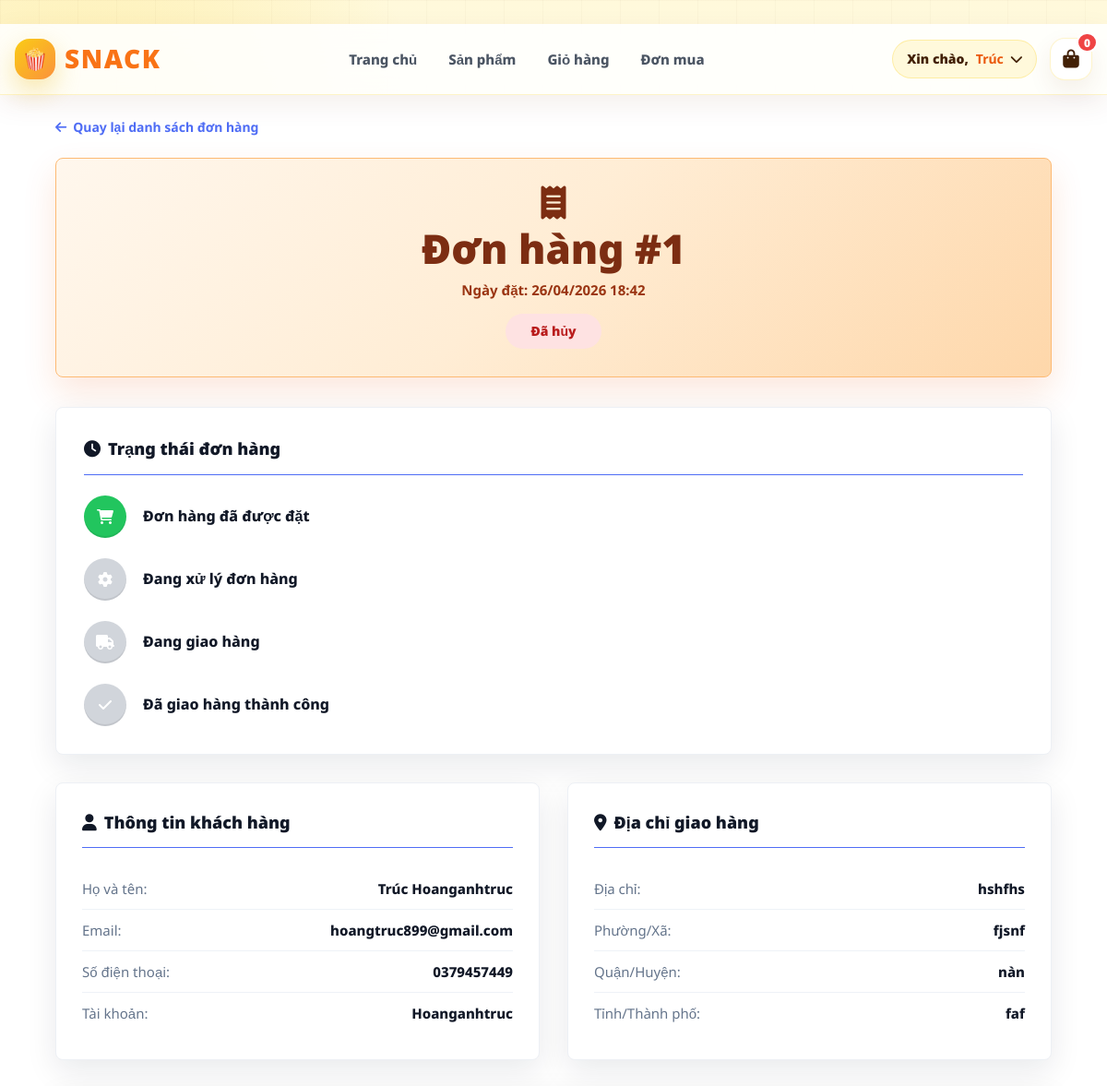
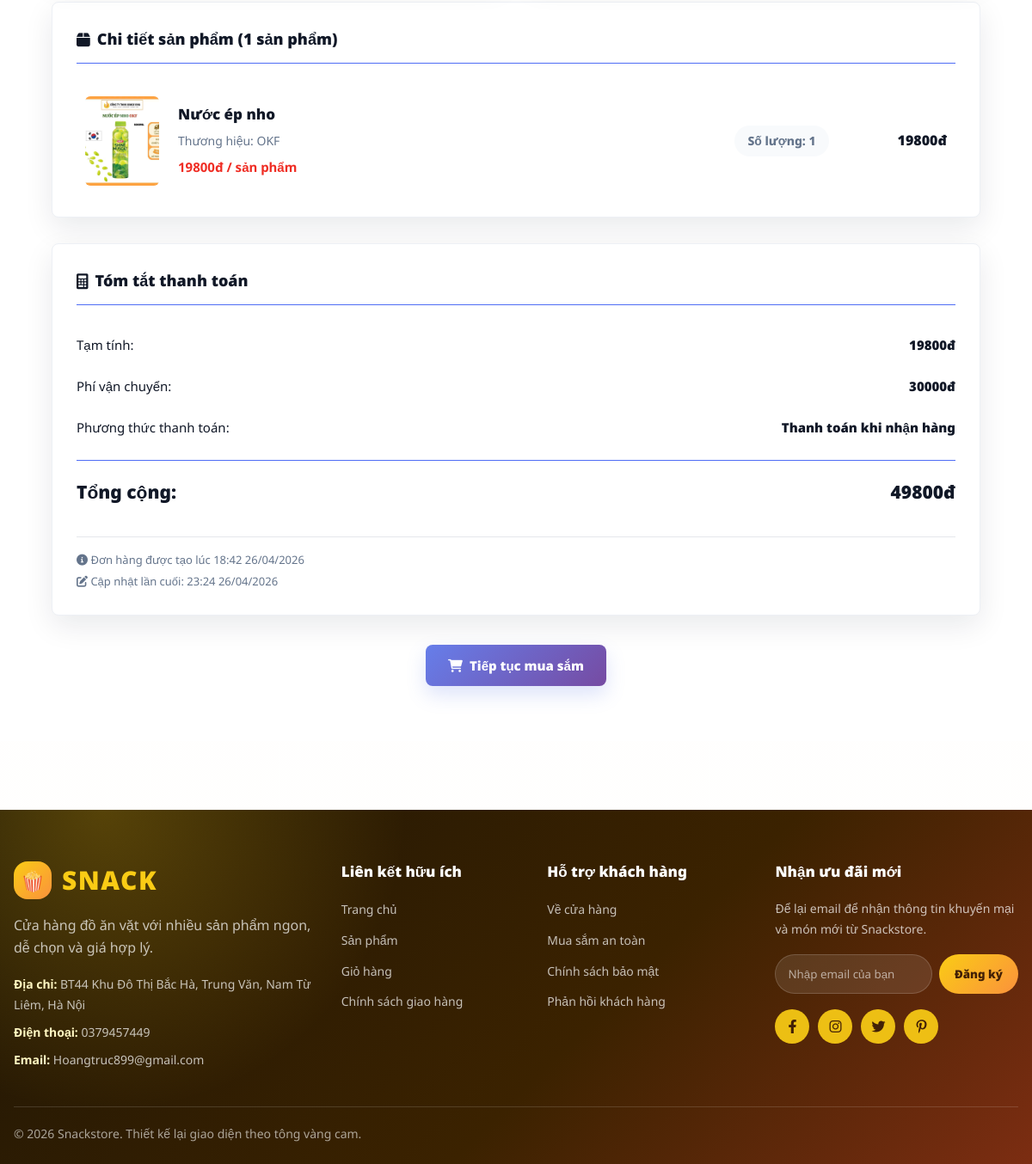
/orders/1/ (signed in), run on the app's committed database (2 pictures, top to bottom).
### apps/orders/models.py (models this page shows, shortened)
class Order(models.Model):
    STATUS_CHOICES = [
        ("pending", "Chờ xử lý"),
        ("processing", "Đang xử lý"),
        ("shipping", "Đang giao"),
        ("completed", "Hoàn thành"),
        ("cancelled", "Đã hủy"),
    ]
    PAYMENT_CHOICES = [
        ("cod", "Thanh toán khi nhận hàng"),
    ]
    user = models.ForeignKey(
        User,
        on_delete=models.SET_NULL,
        null=True,
        blank=True,
        related_name="orders",
        verbose_name="Khách hàng",
    )
    full_name = models.CharField(max_length=100, verbose_name="Họ và tên")
    email = models.EmailField(verbose_name="Email")
    phone = models.CharField(max_length=20, verbose_name="Số điện thoại")
    address = models.TextField(verbose_name="Địa chỉ")
    city = models.CharField(max_length=100, verbose_name="Tỉnh/Thành phố")
    district = models.CharField(max_length=100, verbose_name="Quận/Huyện")
    ward = models.CharField(max_length=100, verbose_name="Phường/Xã")
    notes = models.TextField(blank=True, null=True, verbose_name="Ghi chú")
    total_amount = models.DecimalField(max_digits=12, decimal_places=0, default=0, verbose_name="Tổng tiền hàng")
    shipping_fee = models.DecimalField(max_digits=12, decimal_places=0, default=0, verbose_name="Phí vận chuyển")
    promotion = models.ForeignKey(
        Promotion,
        on_delete=models.SET_NULL,
        null=True,
        blank=True,
        related_name="orders",
        verbose_name="Mã giảm giá",
    )
    promotion_code = models.CharField(max_length=30, blank=True, verbose_name="Mã giảm giá đã dùng")
    discount_amount = models.DecimalField(max_digits=12, decimal_places=0, default=0, verbose_name="Tiền giảm")
    status = models.CharField(max_length=20, choices=STATUS_CHOICES, default="pending", verbose_name="Trạng thái")
    payment_method = models.CharField(max_length=20, choices=PAYMENT_CHOICES, default="cod", verbose_name="Phương thức thanh toán")
    created_at = models.DateTimeField(auto_now_add=True, verbose_name="Ngày tạo")
    updated_at = models.DateTimeField(auto_now=True, verbose_name="Ngày cập nhật")
    class Meta:
        ordering = ["-created_at"]
        verbose_name = "Đơn hàng"
        verbose_name_plural = "Đơn hàng"
    @property
    def final_total(self):
        return self.total_amount - self.discount_amount + self.shipping_fee

class OrderItem(models.Model):
    order = models.ForeignKey(
        Order,
        on_delete=models.CASCADE,
        related_name="items",
        verbose_name="Đơn hàng",
    )
    snack = models.ForeignKey(
        "snacks.Snack",
        on_delete=models.SET_NULL,
        null=True,
        blank=True,
        related_name="order_items",
        verbose_name="Sản phẩm",
    )
    snack_name = models.CharField(max_length=200, verbose_name="Tên sản phẩm")
    quantity = models.PositiveIntegerField(default=1, verbose_name="Số lượng")
    price = models.DecimalField(max_digits=12, decimal_places=0, verbose_name="Đơn giá")
    class Meta:
        verbose_name = "Chi tiết đơn hàng"
        verbose_name_plural = "Chi tiết đơn hàng"
    @property
    def subtotal(self):
        return self.price * self.quantity

### apps/snacks/models.py (models this page shows, shortened)
class Snack(models.Model):
    title = models.CharField(max_length=200, verbose_name="Tên sản phẩm")
    author = models.CharField(max_length=100, verbose_name="Thương hiệu")
    slug = models.SlugField(unique=True, max_length=200, blank=True, null=True)
    description = models.TextField(verbose_name="Mô tả")
    price = models.DecimalField(max_digits=10, decimal_places=0, verbose_name="Giá")
    discount = models.DecimalField(max_digits=5, decimal_places=0, default=0.00, verbose_name="Giảm giá (%)")
    stock = models.IntegerField(verbose_name="Số lượng tồn kho")
    image = models.ImageField(upload_to='snacks/', blank=True, null=True, verbose_name="Hình ảnh")
    category = models.ForeignKey(
        Category,
        on_delete=models.CASCADE,
        related_name='snacks',
        verbose_name="Danh mục",
        null=True,
        blank=True,
    )
    class Meta:
        db_table = 'snacks_book'
        verbose_name = "Sản phẩm"
        verbose_name_plural = "Sản phẩm"
        ordering = ['title']

### apps/orders/views.py (the view)
# urls.py: path("<int:order_id>/", views.order_detail_view, name="detail"),
def order_detail_view(request, order_id):
    order = get_object_or_404(
        Order.objects.select_related("user").prefetch_related("items__snack"),
        id=order_id,
    )
    if request.user.is_authenticated:
        if order.user and order.user != request.user and not request.user.is_staff:
            raise Http404("Bạn không có quyền xem đơn hàng này.")
    else:
        last_order_id = request.session.get("last_order_id")
        if last_order_id != order.id:
            raise Http404("Bạn không có quyền xem đơn hàng này.")
    return render(request, "orders/order_detail.html", {"order": order})

### apps/carts/context_processors.py (called while the page is built)
def cart_context(request):
    cart = request.session.get('cart', {})
    cart_count = sum(cart.values())
    return {
        'cart_count': cart_count,
        'cart_items_exist': cart_count > 0
    }

### templates/orders/order_detail.html (shortened to what this page needs)
﻿{% extends 'base.html' %}
{% load static %}
{% block extra_css %}
<link rel="stylesheet" href="{% static 'css/order_detail.css' %}?v=4" />
{% endblock %}
{% block content %}
<section class="order-detail-page">
  <div class="order-detail-container">
    <a href="{% url 'orders:list' %}" class="back-link">
      <i class="fas fa-arrow-left"></i> Quay lại danh sách đơn hàng
    </a>
    <div class="order-hero">
      <div class="order-hero-icon">
        <i class="fas fa-receipt"></i>
      </div>
      <h1>Đơn hàng #{{ order.id }}</h1>
      <p>Ngày đặt: {{ order.created_at|date:"d/m/Y H:i" }}</p>
      <span class="status-pill status-{{ order.status }}">{{ order.get_status_display }}</span>
    </div>
    <div class="order-card status-card">
      <h2><i class="fas fa-clock"></i> Trạng thái đơn hàng</h2>
      <div class="status-timeline">
        <div class="status-step active">
          <span class="status-icon"><i class="fas fa-shopping-cart"></i></span>
          <span>Đơn hàng đã được đặt</span>
        </div>
        <div class="status-step {% if order.status == 'processing' or order.status == 'shipping' or order.status == 'completed' %}active{% endif %}">
          <span class="status-icon"><i class="fas fa-cog"></i></span>
          <span>Đang xử lý đơn hàng</span>
        </div>
        <div class="status-step {% if order.status == 'shipping' or order.status == 'completed' %}active{% endif %}">
          <span class="status-icon"><i class="fas fa-truck"></i></span>
          <span>Đang giao hàng</span>
        </div>
        <div class="status-step {% if order.status == 'completed' %}active{% endif %}">
          <span class="status-icon"><i class="fas fa-check"></i></span>
          <span>Đã giao hàng thành công</span>
        </div>
      </div>
    </div>
    <div class="info-grid">
      <div class="order-card info-card">
        <h2><i class="fas fa-user"></i> Thông tin khách hàng</h2>
        <div class="info-row">
          <span>Họ và tên:</span>
          <strong>{{ order.full_name }}</strong>
        </div>
        <div class="info-row">
          <span>Email:</span>
          <strong>{{ order.email }}</strong>
        </div>
        <div class="info-row">
          <span>Số điện thoại:</span>
          <strong>{{ order.phone }}</strong>
        </div>
        <div class="info-row">
          <span>Tài khoản:</span>
          <strong>{% if order.user %}{{ order.user.username }}{% else %}Khách vãng lai{% endif %}</strong>
        </div>
      </div>
      <div class="order-card info-card">
        <h2><i class="fas fa-map-marker-alt"></i> Địa chỉ giao hàng</h2>
        <div class="info-row">
          <span>Địa chỉ:</span>
          <strong>{{ order.address }}</strong>
        </div>
        <div class="info-row">
          <span>Phường/Xã:</span>
          <strong>{{ order.ward }}</strong>
        </div>
        <div class="info-row">
          <span>Quận/Huyện:</span>
          <strong>{{ order.district }}</strong>
        </div>
        <div class="info-row">
          <span>Tỉnh/Thành phố:</span>
          <strong>{{ order.city }}</strong>
        </div>
      </div>
    </div>
    <div class="order-card products-card">
      <h2><i class="fas fa-box"></i> Chi tiết sản phẩm ({{ order.items.count }} sản phẩm)</h2>
      <div class="ordered-items">
        {% for item in order.items.all %}
        <div class="ordered-item">
          <div class="ordered-image">
            {% if item.snack and item.snack.image %}
            <img src="{{ item.snack.image.url }}" alt="{{ item.snack_name }}" />
            {% else %}
            <div class="ordered-placeholder">
              <i class="fas fa-cookie-bite"></i>
            </div>
            {% endif %}
          </div>
          <div class="ordered-info">
            <h3>{{ item.snack_name }}</h3>
            {% if item.snack and item.snack.author %}
            <p>Thương hiệu: {{ item.snack.author }}</p>
            {% endif %}
            <strong>{{ item.price|floatformat:0 }}đ / sản phẩm</strong>
          </div>
          <div class="ordered-quantity">Số lượng: {{ item.quantity }}</div>
          <div class="ordered-total">{{ item.subtotal|floatformat:0 }}đ</div>
        </div>
        {% empty %}
        <p class="empty-order">Không có sản phẩm trong đơn hàng.</p>
        {% endfor %}
      </div>
    </div>
    <div class="order-card payment-card">
      <h2><i class="fas fa-calculator"></i> Tóm tắt thanh toán</h2>
      <div class="payment-row">
        <span>Tạm tính:</span>
        <strong>{{ order.total_amount|floatformat:0 }}đ</strong>
      </div>
      <div class="payment-row">
        <span>Phí vận chuyển:</span>
        {% if order.shipping_fee > 0 %}
        <strong>{{ order.shipping_fee|floatformat:0 }}đ</strong>
        {% else %}
        <strong class="free-shipping">Miễn phí</strong>
        {% endif %}
      </div>
      <div class="payment-row">
        <span>Phương thức thanh toán:</span>
        <strong>{{ order.get_payment_method_display }}</strong>
      </div>
      <div class="payment-row payment-total">
        <span>Tổng cộng:</span>
        <strong>{{ order.final_total|floatformat:0 }}đ</strong>
      </div>
      <div class="payment-meta">
        <span><i class="fas fa-info-circle"></i> Đơn hàng được tạo lúc {{ order.created_at|date:"H:i d/m/Y" }}</span>
        <span><i class="fas fa-edit"></i> Cập nhật lần cuối: {{ order.updated_at|date:"H:i d/m/Y" }}</span>
      </div>
    </div>
    <div class="order-actions">
      <a href="{% url 'snacks:list' %}" class="btn-primary-action">
        <i class="fas fa-shopping-cart"></i> Tiếp tục mua sắm
      </a>
    </div>
  </div>
</section>
{% endblock %}

### templates/components/header.html (shortened to what this page needs)
<header class="header">
  <div class="header-container">
    <a href="{% url 'snacks:list' %}" class="logo" aria-label="Về trang chủ Snackstore">
      <span class="logo-icon" aria-hidden="true"></span>
      <span class="logo-text">SNACK</span>
    </a>
    <nav class="nav-menu" aria-label="Điều hướng chính">
      <a href="{% url 'snacks:list' %}" class="nav-link{% if request.resolver_match.url_name == 'list' %} active{% endif %}">
        Trang chủ
      </a>
      <a href="{% url 'snacks:list' %}#products" class="nav-link">Sản phẩm</a>
      <a href="{% url 'cart:detail' %}" class="nav-link">Giỏ hàng</a>
      {% if user.is_authenticated %}
      <a href="{% url 'orders:list' %}" class="nav-link">Đơn mua</a>
      {% endif %}
    </nav>
    <div class="header-right">
      <div class="user-auth">
        {% if user.is_authenticated %}
        <div class="user-dropdown">
          <button type="button" class="user-greeting" onclick="toggleDropdown()" aria-expanded="false">
            <span>Xin chào,</span>
            <strong>{{ user.first_name|default:user.username }}</strong>
            <i class="fas fa-chevron-down dropdown-arrow" aria-hidden="true"></i>
          </button>
        </div>
        {% endif %}
      </div>
      <a href="{% url 'cart:detail' %}" class="icon-btn cart-link" aria-label="Xem giỏ hàng">
        <i class="fa fa-shopping-bag" aria-hidden="true"></i>
        <span class="cart-count-badge">{{ cart_count|default:0 }}</span>
      </a>
    </div>
  </div>
</header>

### static/css/main.css (style rules this page uses)
:root { --primary: #facc15; --primary-dark: #eab308; --primary-soft: #fef3c7; --orange: #f97316; --orange-dark: #ea580c; --green: #16a34a; --danger: #dc2626; --text: #1f2937; --muted: #64748b; --line: #e5e7eb; --card: #ffffff; --bg: #fff8df; --shadow: 0 16px 42px rgba(120, 53, 15, 0.12); --shadow-soft: 0 8px 24px rgba(120, 53, 15, 0.08); --radius: 20px; }
* { box-sizing: border-box; }
html { scroll-behavior: smooth; }
body { margin: 0; min-height: 100vh; color: var(--text); background: radial-gradient(circle at 8% 8%, rgba(250, 204, 21, 0.28), transparent 24rem), radial-gradient(circle at 92% 20%, rgba(249, 115, 22, 0.13), transparent 22rem), linear-gradient(180deg, #fff9db 0%, #fffdfa 38%, #ffffff 100%); font-family: "Noto Sans", Arial, sans-serif; line-height: 1.6; }
body::before { content: ""; position: fixed; inset: 0; pointer-events: none; background-image: linear-gradient(rgba(120, 53, 15, 0.035) 1px, transparent 1px), linear-gradient(90deg, rgba(120, 53, 15, 0.035) 1px, transparent 1px); background-size: 42px 42px; mask-image: linear-gradient(180deg, rgba(0,0,0,0.8), transparent 70%); z-index: -1; }
a { color: inherit; }
img { max-width: 100%; }
button, input, select, textarea { font-family: inherit; }
.container, .catalog-page, .checkout-container, .order-list-container, .order-detail-container { width: min(1200px, calc(100% - 32px)); margin-left: auto; margin-right: auto; }
.card, .checkout-card, .order-card, .cart-item, .cart-summary, .empty-cart, .catalog-heading, .search-form { border-radius: var(--radius); }

### static/css/header.css (style rules this page uses)
.header { position: sticky; top: 0; z-index: 1000; background: rgba(255, 255, 255, 0.88); backdrop-filter: blur(18px); border-bottom: 1px solid rgba(250, 204, 21, 0.22); box-shadow: 0 10px 30px rgba(120, 53, 15, 0.08); }
.header-container { width: min(1200px, calc(100% - 32px)); min-height: 76px; margin: 0 auto; display: flex; align-items: center; justify-content: space-between; gap: 22px; }
.logo { display: inline-flex; align-items: center; gap: 10px; text-decoration: none; flex: 0 0 auto; }
.logo-icon { width: 44px; height: 44px; display: grid; place-items: center; border-radius: 16px; background: linear-gradient(135deg, #facc15, #fb923c); box-shadow: 0 12px 28px rgba(234, 179, 8, 0.32); }
.logo-icon::before { content: "🍿"; font-size: 23px; }
.logo-text { color: #f97316 !important; font-size: 28px; font-weight: 900; letter-spacing: 1.6px; }
.nav-menu { display: flex; align-items: center; justify-content: center; gap: 6px; flex: 1; }
.nav-link { position: relative; display: inline-flex; align-items: center; min-height: 42px; padding: 0 14px; border-radius: 999px; color: #4b5563; text-decoration: none; font-size: 15px; font-weight: 800; transition: color 0.2s ease, background 0.2s ease, transform 0.2s ease; }
.header-right { display: flex; align-items: center; justify-content: flex-end; gap: 14px; flex: 0 0 auto; }
.user-auth { display: flex; align-items: center; gap: 10px; }
.auth-btn, .user-greeting { min-height: 42px; display: inline-flex; align-items: center; justify-content: center; gap: 8px; padding: 0 15px; border-radius: 999px; border: 1px solid transparent; text-decoration: none; font-size: 14px; font-weight: 850; cursor: pointer; transition: transform 0.2s ease, box-shadow 0.2s ease, background 0.2s ease; }
.user-dropdown { position: relative; }
.user-greeting { color: #422006; background: #fff9db; border-color: rgba(250, 204, 21, 0.28); }
.user-greeting strong { color: #ea580c; }
.icon-btn { position: relative; width: 46px; height: 46px; display: grid; place-items: center; border-radius: 16px; color: #422006; background: #ffffff; border: 1px solid rgba(250, 204, 21, 0.22); text-decoration: none; box-shadow: 0 10px 26px rgba(120, 53, 15, 0.08); transition: transform 0.2s ease, background 0.2s ease; }
.icon-btn i { font-size: 20px; }
.cart-count-badge { position: absolute; top: -7px; right: -7px; min-width: 22px; height: 22px; padding: 0 6px; display: grid; place-items: center; border: 2px solid #fff; border-radius: 999px; color: #fff; background: #ef4444; font-size: 12px; font-weight: 900; }

### data on the page
Order: id "1", created_at "26/04/2026 18:42", status "Đã hủy", full_name "Trúc Hoanganhtruc", email "hoangtruc899@gmail.com", phone "0379457449", user.username "Hoanganhtruc", address "hshfhs", ward "fjsnf", district "nàn", city "faf", items.count "1", total_amount "19800", shipping_fee "30000", payment_method "Thanh toán khi nhận hàng", final_total "49800", created_at "18:42 26/04/2026", updated_at "23:24 26/04/2026"
OrderItem: snack.image (picture), snack_name "Nước ép nho", snack.author "OKF", price "19800", quantity "1", subtotal "19800"

### other printed values
{{ user.first_name|default:user.username }} "Trúc"
{{ cart_count|default:0 }} "0"
